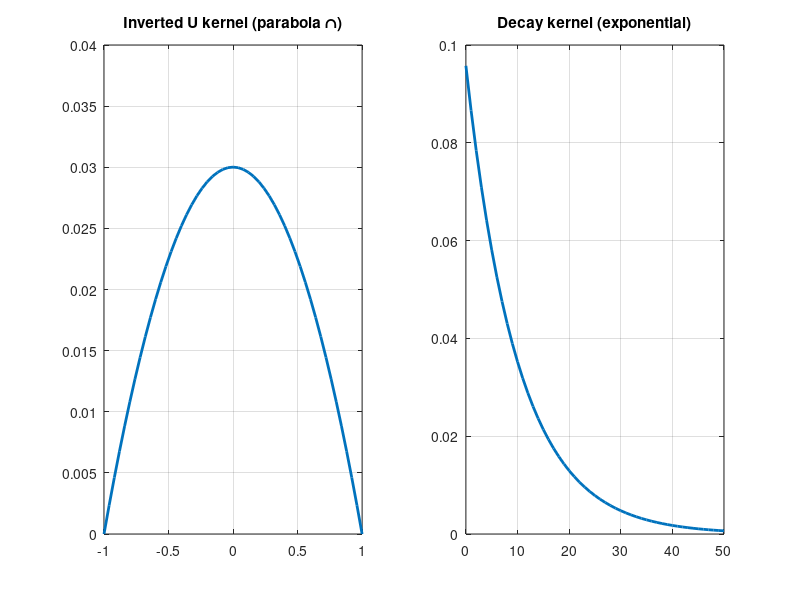

Reproduce this figure in MATLAB.
% Exact inverted U kernel (parabola)
N = 51;                          % number of points in kernel (odd is best)
x = linspace(-1,1,N);            % normalized axis from -1 to 1
k_invertedU = 1 - x.^2;          % parabola opening downwards (∩ shape)
k_invertedU = k_invertedU / sum(k_invertedU);   % normalize

% Decay kernel (causal exponential)
M = 51;                          % number of points
tau = 10;                        % decay constant (adjust as needed)
n = 0:M-1;
k_decay = exp(-n/tau);
k_decay = k_decay / sum(k_decay);

% Plot
figure;
subplot(1,2,1);
plot(x, k_invertedU, 'LineWidth', 2);
title('Inverted U kernel (parabola ∩)');
grid on;

subplot(1,2,2);
plot(n, k_decay, 'LineWidth', 2);
title('Decay kernel (exponential)');
grid on;
